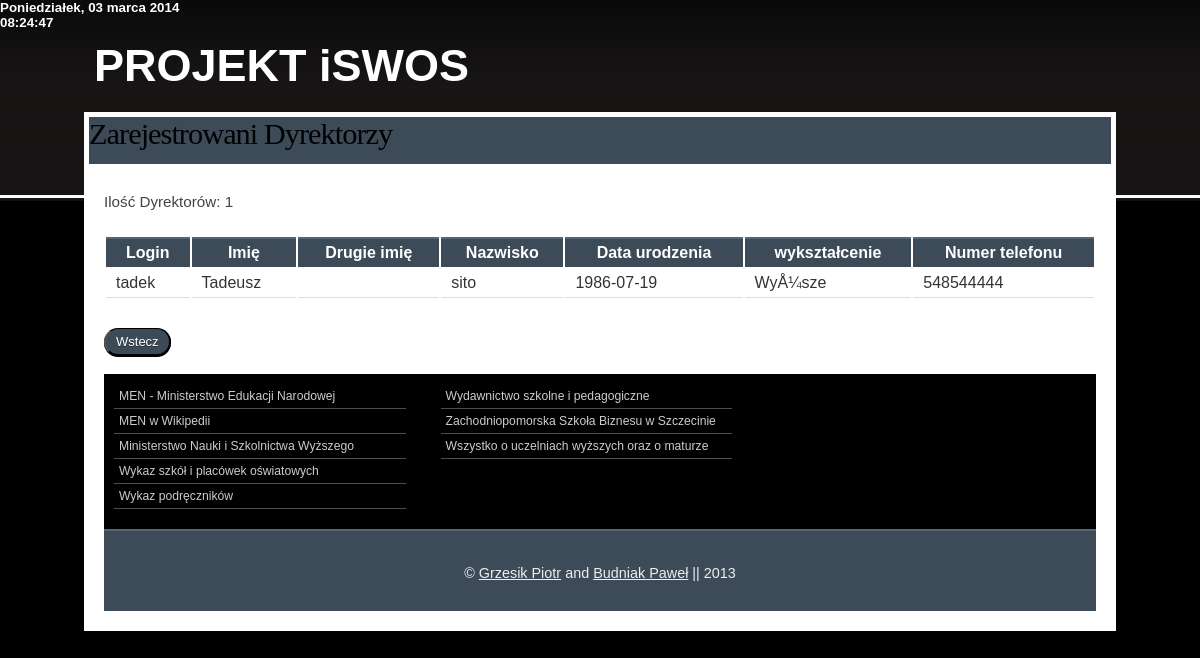
Screenshot of /pages/seedyrektor.php (signed in) with the database file from the repository.
### tables this page shows
CREATE TABLE IF NOT EXISTS `dyrektor` (
  `iddyrektora` int(11) NOT NULL AUTO_INCREMENT,
  `login` varchar(11) NOT NULL,
  `pass` varchar(32) NOT NULL,
  `imie` varchar(15) NOT NULL,
  `imie2` varchar(15) NOT NULL,
  `nazwisko` varchar(30) NOT NULL,
  `data_urodzenia` date NOT NULL,
  `wyksztalcenie` varchar(20) NOT NULL,
  `telefon` varchar(9) NOT NULL,
  PRIMARY KEY (`iddyrektora`)
);

### pages/seedyrektor.php (the view, shortened to what this page needs)
<?php
include 'header.php';
?>
<div id="wrap">
    <div class="header">
        <h5>PROJEKT <strong> iSWOS</strong></h5>
    </div>
    <div class="page">
        <div id="navbg">
            <div id="nav">
               <h3>Zarejestrowani Dyrektorzy</h3>
            </div>
        </div>
        <div class="page-wrap">
            <div class="content">
                      <?php
                            $rezultat = mysql_query("SELECT * FROM dyrektor order by iddyrektora ASC") or die(mysql_error());
                            $wykonaj = mysql_num_rows($rezultat);
                                echo "<p>Ilość Dyrektorów: ".$wykonaj."</p>";
                             echo "<p>";
                             echo "<table boder=\"1\"><tr>";
                             echo "<th ><strong>Login</strong></th>";
                             echo "<th ><strong>Imię</strong></th>";
                             echo "<th ><strong>Drugie imię</strong></th>";
                             echo "<th ><strong>Nazwisko</strong></th>";
                             echo "<th ><strong>Data urodzenia</strong></th>";
                             echo "<th ><strong>wykształcenie</strong></th>";
                             echo "<th ><strong>Numer telefonu</strong></th>";
                             echo "</tr>";
                             while ( $row = mysql_fetch_row($rezultat) ) {
                                echo "<tr>";
                                echo "<td >" . $row[1] . "</td>";
                                echo "<td >" . $row[3] . "</td>";
                                echo "<td >" . $row[4] . "</td>";
                                echo "<td >" . $row[5] . "</td>";
                                echo "<td >" . $row[6] . "</td>";
                                echo "<td >" . $row[7] . "</td>";
                                echo "<td >" . $row[8] . "</td>";
                                echo "</tr>";
                             }
                             echo "</table>";
                             ?>
                            <br />
                            <a href="adminindex.php"><button>Wstecz</button></a><br />
                            <br />
            </div>
            <div class="footer-navigation">
                <ul>
                    <li><a href="http://www.men.gov.pl" title="MEN - Ministerstwo Edukacji Narodowej" onclick="this.target='_blank'">MEN - Ministerstwo Edukacji Narodowej</a></li>
                    <li><a href="http://pl.wikipedia.org/wiki/Ministerstwo_Edukacji_Narodowej" title="MEN w Wikipedii" onclick="this.target='_blank'">MEN w Wikipedii</a></li>
                    <li><a href="http://www.mnisw.gov.pl" title="Ministerstwo Nauki i Szkolnictwa Wyższego" onclick="this.target='_blank'">Ministerstwo Nauki i Szkolnictwa Wyższego</a></li>
                    <li><a href="http://www.cie.men.gov.pl/index.php/sio-wykaz-szkol-i-placowek.html" title="Wykaz szkół i placówek oświatowych">Wykaz szkół i placówek oświatowych</a></li>
                    <li><a href="http://www.men.gov.pl/podreczniki/" title="Wykaz podręczników" onclick="this.target='_blank'">Wykaz podręczników</a></li>
                </ul>
                <ul>
                    <li><a href="http://www.wsip.pl/dla_nauczycieli/przedmioty/szkolnictwo_specjalne/aktualnosci" title="Wydawnictwo szkolne i pedagogiczne" onclick="this.target='_blank'">Wydawnictwo szkolne i pedagogiczne</a></li>
                    <li><a href="http://www.zpsb.szczecin.pl" title="Zachodniopomorska Szkoła Biznesu w Szczecinie" onclick="this.target='_blank'">Zachodniopomorska Szkoła Biznesu w Szczecinie</a></li>
                    <li><a href="http://www.edukacja.net" title="Wszystko o uczelniach wyższych oraz o maturze" onclick="this.target='_blank'">Wszystko o uczelniach wyższych oraz o maturze</a></li>
                </ul>
            </div>
            <div class="footer">
                <p>© <a href="mailto: grzesikpiotr@op.pl">Grzesik Piotr</a> and <a href="mailto: p.budniak5@gmail.com">Budniak Paweł</a> || 2013</p>
            </div>
        </div>
    </div>
</div>
</body>
</html>

### styles.css (style rules this page uses)
* { margin:0; padding:0; }
body { background:#000000 url('images/body.jpg') repeat-x scroll top left; margin:0 auto; padding:0; font-family:Arial, Helvetica, sans-serif; color:#333333; }
div#wrap { width:86%; margin:30px auto 0 auto; padding:0 10px; }
div.header { padding:10px 0 20px 10px; margin:0 auto; }
div#navbg { background-color:#ffffff; padding:5px; }
div#nav { background-color:#3D4A57; height:47px; display:block; }
h3 { font-size:1.9em; font-family:Georgia, "Times New Roman", Times, serif; font-weight:normal; color:#000000; letter-spacing:-1px; }
h5 { font-size:45px; font-family:Arial, Helvetica, sans-serif; color: white; border: 1px; }
p { margin-bottom:20px; line-height:1.7em; font-size:0.95em; color:#333333; }
ul { padding:0 0 20px 35px; list-style:none; }
button { border-top: 1px solid #000000; background: #3d4a57; background: (left top, left bottom); background: (top, #3d4a57, #3d4a57); padding: 5px 10px; border-radius: 40px; box-shadow: rgba(0,0,0,1) 0 1px 0; text-shadow: rgba(0,0,0,.4) 0 1px 0; color: #ffffff; font-size: 13px; font-family: Helvetica, Arial, Sans-Serif; text-decoration: none; vertical-align: middle; }
table { width:100%; margin-bottom:10px; }
table tr th, table tr td { padding:5px 10px; }
table tr th { background:#3D4A57 none repeat-x scroll bottom left; color:#ffffff; border-top:2px solid #526475; }
table tr td { border-bottom:1px solid #dddddd; }
a, a:visited { color:#f0f3f6; }
div.page { clear:both; margin:0; padding:0; background-color:#ffffff; }
div.page ul { font-size:0.95em; color:#333333; }
div.page ul li { padding:2px 0; }
div.page p { text-align:justify; font-family:Helvetica, Arial, sans-serif; color:#444444; }
div.page-wrap { background-color:#ffffff; padding:20px; clear:both; }
div.content { background-color:#ffffff; float:left; width:100%; }
div.footer-navigation { background:black none repeat-x scroll left 50%; min-height:90px; border-bottom:1px solid #666666; padding:10px 10px 20px; clear:both; }
div.footer-navigation ul { list-style:none; padding:0; width:30%; float:left; margin-right:35px; }
div.footer-navigation ul li { padding:5px; color:#cccccc; border-bottom:1px solid #4D4D4D; font-size:0.8em; font-family:Helvetica, Arial, sans-serif; }
div.footer-navigation ul li a, div.footer-navigation ul li a:visited { color:#cccccc; text-decoration:none; }
div.footer { clear:both; border-top:1px solid #526475; background:#3D4A57; min-height:80px; clear:both; }
div.footer p { text-align:center; color:#eeeeee; padding-top:30px; font-size:0.9em; }
div.footer p a, div.footer p a:visited { color:#eeeeee; }

### rows the page displays
dyrektor: login "tadek", imie "Tadeusz", nazwisko "sito", data_urodzenia "1986-07-19", wyksztalcenie "WyÅ¼sze", telefon "548544444"

### other values shown
$wykonaj "1"
